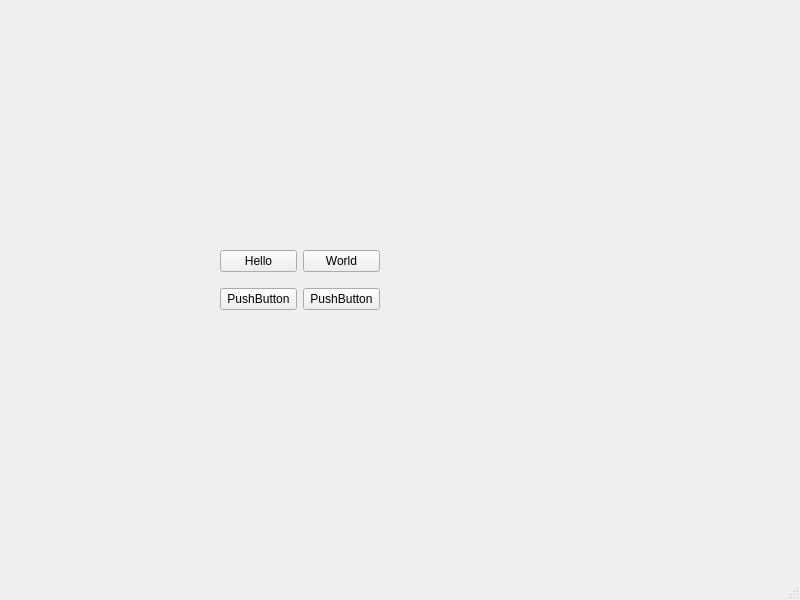
<?xml version="1.0" encoding="UTF-8"?>
<ui version="4.0">
 <class>MainWindow</class>
 <widget class="QMainWindow" name="MainWindow">
  <property name="geometry">
   <rect>
    <x>0</x>
    <y>0</y>
    <width>800</width>
    <height>600</height>
   </rect>
  </property>
  <property name="windowTitle">
   <string>MainWindow</string>
  </property>
  <widget class="QWidget" name="centralwidget">
   <widget class="QWidget" name="horizontalLayoutWidget">
    <property name="geometry">
     <rect>
      <x>70</x>
      <y>60</y>
      <width>221</width>
      <height>80</height>
     </rect>
    </property>
    <layout class="QHBoxLayout" name="horizontalLayout"/>
   </widget>
   <widget class="QWidget" name="gridLayoutWidget">
    <property name="geometry">
     <rect>
      <x>220</x>
      <y>240</y>
      <width>160</width>
      <height>80</height>
     </rect>
    </property>
    <layout class="QGridLayout" name="gridLayout">
     <item row="0" column="0">
      <widget class="QPushButton" name="pushButton_2">
       <property name="text">
        <string>Hello</string>
       </property>
      </widget>
     </item>
     <item row="1" column="0">
      <widget class="QPushButton" name="pushButton">
       <property name="text">
        <string>PushButton</string>
       </property>
      </widget>
     </item>
     <item row="0" column="1">
      <widget class="QPushButton" name="pushButton_3">
       <property name="text">
        <string>World</string>
       </property>
      </widget>
     </item>
     <item row="1" column="1">
      <widget class="QPushButton" name="pushButton_4">
       <property name="text">
        <string>PushButton</string>
       </property>
      </widget>
     </item>
    </layout>
   </widget>
  </widget>
  <widget class="QMenuBar" name="menubar">
   <property name="geometry">
    <rect>
     <x>0</x>
     <y>0</y>
     <width>800</width>
     <height>21</height>
    </rect>
   </property>
  </widget>
  <widget class="QStatusBar" name="statusbar"/>
 </widget>
 <resources/>
 <connections/>
</ui>
